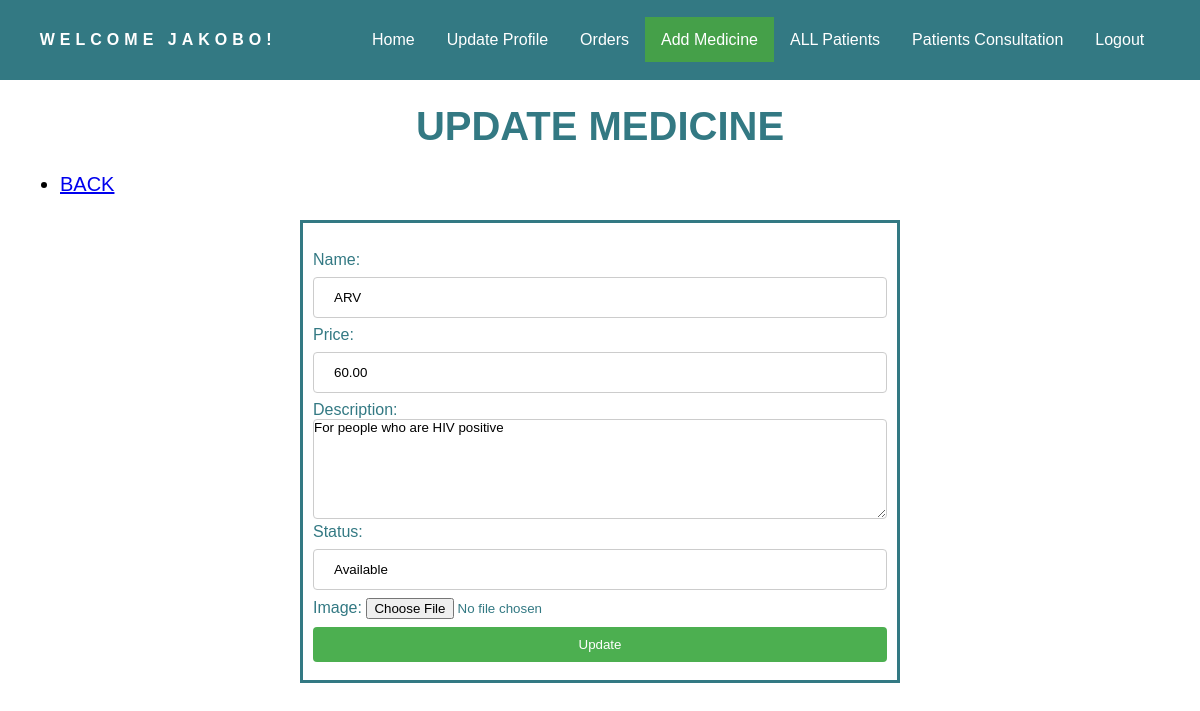
Page /pharmacist/update_medicine.php?id=1 (signed in) on the committed database.
### tables this page shows
CREATE TABLE `medicines` (
  `medicine_id` int(6) UNSIGNED NOT NULL,
  `medicine_image` varchar(255) NOT NULL,
  `name` varchar(255) NOT NULL,
  `price` decimal(10,2) NOT NULL,
  `description` text NOT NULL,
  `status` varchar(250) NOT NULL
);

### pharmacist/update_medicine.php (the view, shortened to what this page needs)
<!DOCTYPE html>
<html>
  <head>
    <link rel="stylesheet" href="../css/style.css" />
  </head>
  <body>
    <nav>
      <div class="heading">
        <h4>Welcome <?php echo $_SESSION['name']; ?>! </h4>
      </div>
      <ul class="nav-links">
        <li><a href="index.html">Home</a></li>
        <li><a href="update_pharmacist.php">Update Profile</a></li>
        <li><a href="Orders.php">Orders</a></li>
        <li><a class="active" href="medicine_reg.php">Add Medicine</a></li>
        <li><a href="view_patients.php">ALL Patients</a></li>
        <li><a href="medical_history.php">Patients Consultation</a></li>
        <li> <a href="logout.php">Logout</a></li>
      </ul>
    </nav>
    <div class="header">
            <h1>UPDATE MEDICINE</h1>
        </div>
 <div class="back">
<ul>
    <li><a  href="medicine_reg.php"> BACK</a></li>
</ul>
</div>
<div class="first-box">
<form method="post" action="update_medicine.php?id=<?php echo $_GET['id']; ?>" enctype="multipart/form-data">
	<?php
include_once("conn.php");
if (isset($_GET['id'])) {
    $id = mysqli_real_escape_string($conn, $_GET['id']);
    $sql = "SELECT * FROM medicines WHERE medicine_id='$id'";
    $result = mysqli_query($conn, $sql);
    $row = mysqli_fetch_assoc($result);
} else {
    echo "No ID parameter specified.";
    exit();
}
?>
	<br>
    <label for="name">Name:</label>
    <input type="text" name="name" value="<?php echo $row['name']; ?>"><br>
    <label for="price">Price:</label>
    <input type="text" name="price" value="<?php echo $row['price']; ?>"><br>
    <label for="description">Description:</label>
    <textarea name="description"><?php echo $row['description']; ?></textarea><br>
    <label for="status">Status:</label>
	<input type="text" name="status" value="<?php echo $row['status']; ?>"><br>
    <label for="image">Image:</label>
    <input type="file" name="image"><br>
    <input type="submit" value="Update">
</form>
      </div>
    </body>
</html>

### css/style.css (style rules this page uses)
* { padding: 0; margin: 0; box-sizing: border-box; font-family: 'Raleway', sans-serif; }
body { min-height: 100vh; }
nav { display: flex; justify-content: space-around; align-items: center; min-height: 10vh; background-color: #337983; }
.heading { color: white; text-transform: uppercase; letter-spacing: 5px; }
.nav-links { display: flex; justify-content: space-around; }
.nav-links li { list-style: none; }
.nav-links a { color: white; text-decoration: none; padding: 14px 16px; }
.nav-links li a.active { background-color: #45a049; }
.header { margin-top: 2%; width: 100%; text-align: center; margin-bottom: 2%; }
.header h1 { font-size: 40px; text-transform: uppercase; color: #337983; }
.back { margin-left: 5%; font-size: 20px; list-style-type: none; margin-bottom: 2%; }
.first-box { margin: auto; width: 50%; border: 3px solid #337983; padding: 10px; color: #337983; margin-bottom: 5%; }
label { color: #337983; font-size: medium; }
input[type=text], input[type=password], input[type=number], input[type=email], input[type=date], select { width: 100%; padding: 12px 20px; margin: 8px 0; display: inline-block; border: 1px solid #ccc; border-radius: 4px; box-sizing: border-box; }
input[type=submit] { width: 100%; background-color: #4caf50; color: white; padding: 10px 10px; margin: 8px 0; border: none; border-radius: 4px; cursor: pointer; }
textarea { width: 100%; height: 100px; border: 1px solid #ccc; border-radius: 4px; }

### rows in the picture
medicines: name "ARV", price "60.00", description "For people who are HIV positive", status "Available"

### other values in the picture
$_SESSION['name'] "JAKOBO"
